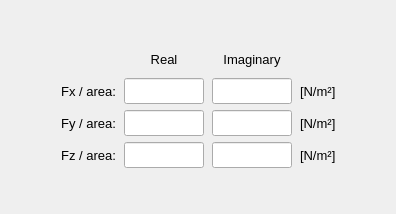
           <widget class="QWidget" name="tab_constant_data">
            <attribute name="title">
             <string>Constant data</string>
            </attribute>
            <layout class="QGridLayout" name="gridLayout_12">
             <property name="leftMargin">
              <number>2</number>
             </property>
             <property name="topMargin">
              <number>2</number>
             </property>
             <property name="rightMargin">
              <number>2</number>
             </property>
             <property name="bottomMargin">
              <number>2</number>
             </property>
             <property name="spacing">
              <number>2</number>
             </property>
             <item row="3" column="0">
              <spacer name="verticalSpacer_2">
               <property name="orientation">
                <enum>Qt::Vertical</enum>
               </property>
               <property name="sizeHint" stdset="0">
                <size>
                 <width>20</width>
                 <height>40</height>
                </size>
               </property>
              </spacer>
             </item>
             <item row="0" column="0">
              <spacer name="verticalSpacer">
               <property name="orientation">
                <enum>Qt::Vertical</enum>
               </property>
               <property name="sizeHint" stdset="0">
                <size>
                 <width>20</width>
                 <height>40</height>
                </size>
               </property>
              </spacer>
             </item>
             <item row="1" column="0">
              <widget class="QFrame" name="frame_8">
               <property name="minimumSize">
                <size>
                 <width>340</width>
                 <height>0</height>
                </size>
               </property>
               <property name="maximumSize">
                <size>
                 <width>16777215</width>
                 <height>320</height>
                </size>
               </property>
               <property name="font">
                <font>
                 <pointsize>11</pointsize>
                </font>
               </property>
               <property name="frameShape">
                <enum>QFrame::NoFrame</enum>
               </property>
               <property name="frameShadow">
                <enum>QFrame::Raised</enum>
               </property>
               <layout class="QGridLayout" name="gridLayout">
                <property name="leftMargin">
                 <number>4</number>
                </property>
                <property name="topMargin">
                 <number>4</number>
                </property>
                <property name="rightMargin">
                 <number>4</number>
                </property>
                <property name="bottomMargin">
                 <number>4</number>
                </property>
                <property name="horizontalSpacing">
                 <number>8</number>
                </property>
                <property name="verticalSpacing">
                 <number>6</number>
                </property>
                <item row="3" column="2">
                 <widget class="QLineEdit" name="lineEdit_real_Fx">
                  <property name="minimumSize">
                   <size>
                    <width>80</width>
                    <height>26</height>
                   </size>
                  </property>
                  <property name="maximumSize">
                   <size>
                    <width>80</width>
                    <height>26</height>
                   </size>
                  </property>
                  <property name="font">
                   <font>
                    <family>MS Shell Dlg 2</family>
                    <pointsize>10</pointsize>
                    <weight>50</weight>
                    <italic>false</italic>
                    <bold>false</bold>
                   </font>
                  </property>
                  <property name="styleSheet">
                   <string notr="true"/>
                  </property>
                  <property name="text">
                   <string/>
                  </property>
                  <property name="alignment">
                   <set>Qt::AlignCenter</set>
                  </property>
                 </widget>
                </item>
                <item row="3" column="3">
                 <widget class="QLineEdit" name="lineEdit_imag_Fx">
                  <property name="minimumSize">
                   <size>
                    <width>80</width>
                    <height>26</height>
                   </size>
                  </property>
                  <property name="maximumSize">
                   <size>
                    <width>80</width>
                    <height>26</height>
                   </size>
                  </property>
                  <property name="font">
                   <font>
                    <family>MS Shell Dlg 2</family>
                    <pointsize>10</pointsize>
                    <weight>50</weight>
                    <italic>false</italic>
                    <bold>false</bold>
                   </font>
                  </property>
                  <property name="styleSheet">
                   <string notr="true"/>
                  </property>
                  <property name="alignment">
                   <set>Qt::AlignCenter</set>
                  </property>
                 </widget>
                </item>
                <item row="2" column="3">
                 <widget class="QLabel" name="label_20">
                  <property name="minimumSize">
                   <size>
                    <width>80</width>
                    <height>26</height>
                   </size>
                  </property>
                  <property name="maximumSize">
                   <size>
                    <width>80</width>
                    <height>26</height>
                   </size>
                  </property>
                  <property name="font">
                   <font>
                    <family>MS Shell Dlg 2</family>
                    <pointsize>10</pointsize>
                    <weight>50</weight>
                    <italic>false</italic>
                    <bold>false</bold>
                   </font>
                  </property>
                  <property name="text">
                   <string>Imaginary</string>
                  </property>
                  <property name="alignment">
                   <set>Qt::AlignCenter</set>
                  </property>
                 </widget>
                </item>
                <item row="2" column="2">
                 <widget class="QLabel" name="label_4">
                  <property name="minimumSize">
                   <size>
                    <width>80</width>
                    <height>26</height>
                   </size>
                  </property>
                  <property name="maximumSize">
                   <size>
                    <width>80</width>
                    <height>26</height>
                   </size>
                  </property>
                  <property name="font">
                   <font>
                    <family>MS Shell Dlg 2</family>
                    <pointsize>10</pointsize>
                    <weight>50</weight>
                    <italic>false</italic>
                    <bold>false</bold>
                   </font>
                  </property>
                  <property name="text">
                   <string>Real</string>
                  </property>
                  <property name="alignment">
                   <set>Qt::AlignCenter</set>
                  </property>
                 </widget>
                </item>
                <item row="3" column="1">
                 <widget class="QLabel" name="label_constant_Fx">
                  <property name="minimumSize">
                   <size>
                    <width>70</width>
                    <height>26</height>
                   </size>
                  </property>
                  <property name="maximumSize">
                   <size>
                    <width>100</width>
                    <height>26</height>
                   </size>
                  </property>
                  <property name="font">
                   <font>
                    <family>MS Shell Dlg 2</family>
                    <pointsize>10</pointsize>
                    <weight>50</weight>
                    <italic>false</italic>
                    <bold>false</bold>
                   </font>
                  </property>
                  <property name="text">
                   <string>Fx / area:</string>
                  </property>
                  <property name="alignment">
                   <set>Qt::AlignRight|Qt::AlignTrailing|Qt::AlignVCenter</set>
                  </property>
                 </widget>
                </item>
                <item row="3" column="4">
                 <widget class="QLabel" name="label_unit_Fx">
                  <property name="minimumSize">
                   <size>
                    <width>50</width>
                    <height>26</height>
                   </size>
                  </property>
                  <property name="maximumSize">
                   <size>
                    <width>50</width>
                    <height>26</height>
                   </size>
                  </property>
                  <property name="font">
                   <font>
                    <family>MS Shell Dlg 2</family>
                    <pointsize>10</pointsize>
                    <weight>50</weight>
                    <italic>false</italic>
                    <bold>false</bold>
                   </font>
                  </property>
                  <property name="text">
                   <string>[N/m²]</string>
                  </property>
                  <property name="alignment">
                   <set>Qt::AlignLeading|Qt::AlignLeft|Qt::AlignVCenter</set>
                  </property>
                 </widget>
                </item>
                <item row="3" column="5">
                 <spacer name="horizontalSpacer">
                  <property name="orientation">
                   <enum>Qt::Horizontal</enum>
                  </property>
                  <property name="sizeHint" stdset="0">
                   <size>
                    <width>40</width>
                    <height>20</height>
                   </size>
                  </property>
                 </spacer>
                </item>
                <item row="3" column="0">
                 <spacer name="horizontalSpacer_2">
                  <property name="orientation">
                   <enum>Qt::Horizontal</enum>
                  </property>
                  <property name="sizeHint" stdset="0">
                   <size>
                    <width>40</width>
                    <height>20</height>
                   </size>
                  </property>
                 </spacer>
                </item>
                <item row="4" column="2">
                 <widget class="QLineEdit" name="lineEdit_real_Fy">
                  <property name="minimumSize">
                   <size>
                    <width>80</width>
                    <height>26</height>
                   </size>
                  </property>
                  <property name="maximumSize">
                   <size>
                    <width>80</width>
                    <height>26</height>
                   </size>
                  </property>
                  <property name="font">
                   <font>
                    <family>MS Shell Dlg 2</family>
                    <pointsize>10</pointsize>
                    <weight>50</weight>
                    <italic>false</italic>
                    <bold>false</bold>
                   </font>
                  </property>
                  <property name="styleSheet">
                   <string notr="true"/>
                  </property>
                  <property name="text">
                   <string/>
                  </property>
                  <property name="alignment">
                   <set>Qt::AlignCenter</set>
                  </property>
                 </widget>
                </item>
                <item row="4" column="4">
                 <widget class="QLabel" name="label_unit_Fy">
                  <property name="minimumSize">
                   <size>
                    <width>50</width>
                    <height>26</height>
                   </size>
                  </property>
                  <property name="maximumSize">
                   <size>
                    <width>50</width>
                    <height>26</height>
                   </size>
                  </property>
                  <property name="font">
                   <font>
                    <family>MS Shell Dlg 2</family>
                    <pointsize>10</pointsize>
                    <weight>50</weight>
                    <italic>false</italic>
                    <bold>false</bold>
                   </font>
                  </property>
                  <property name="text">
                   <string>[N/m²]</string>
                  </property>
                  <property name="alignment">
                   <set>Qt::AlignLeading|Qt::AlignLeft|Qt::AlignVCenter</set>
                  </property>
                 </widget>
                </item>
                <item row="4" column="3">
                 <widget class="QLineEdit" name="lineEdit_imag_Fy">
                  <property name="minimumSize">
                   <size>
                    <width>80</width>
                    <height>26</height>
                   </size>
                  </property>
                  <property name="maximumSize">
                   <size>
                    <width>80</width>
                    <height>26</height>
                   </size>
                  </property>
                  <property name="font">
                   <font>
                    <family>MS Shell Dlg 2</family>
                    <pointsize>10</pointsize>
                    <weight>50</weight>
                    <italic>false</italic>
                    <bold>false</bold>
                   </font>
                  </property>
                  <property name="styleSheet">
                   <string notr="true"/>
                  </property>
                  <property name="alignment">
                   <set>Qt::AlignCenter</set>
                  </property>
                 </widget>
                </item>
                <item row="5" column="2">
                 <widget class="QLineEdit" name="lineEdit_real_Fz">
                  <property name="minimumSize">
                   <size>
                    <width>80</width>
                    <height>26</height>
                   </size>
                  </property>
                  <property name="maximumSize">
                   <size>
                    <width>80</width>
                    <height>26</height>
                   </size>
                  </property>
                  <property name="font">
                   <font>
                    <family>MS Shell Dlg 2</family>
                    <pointsize>10</pointsize>
                    <weight>50</weight>
                    <italic>false</italic>
                    <bold>false</bold>
                   </font>
                  </property>
                  <property name="styleSheet">
                   <string notr="true"/>
                  </property>
                  <property name="text">
                   <string/>
                  </property>
                  <property name="alignment">
                   <set>Qt::AlignCenter</set>
                  </property>
                 </widget>
                </item>
                <item row="5" column="3">
                 <widget class="QLineEdit" name="lineEdit_imag_Fz">
                  <property name="minimumSize">
                   <size>
                    <width>80</width>
                    <height>26</height>
                   </size>
                  </property>
                  <property name="maximumSize">
                   <size>
                    <width>80</width>
                    <height>26</height>
                   </size>
                  </property>
                  <property name="font">
                   <font>
                    <family>MS Shell Dlg 2</family>
                    <pointsize>10</pointsize>
                    <weight>50</weight>
                    <italic>false</italic>
                    <bold>false</bold>
                   </font>
                  </property>
                  <property name="styleSheet">
                   <string notr="true"/>
                  </property>
                  <property name="alignment">
                   <set>Qt::AlignCenter</set>
                  </property>
                 </widget>
                </item>
                <item row="5" column="4">
                 <widget class="QLabel" name="label_unit_Fz">
                  <property name="minimumSize">
                   <size>
                    <width>50</width>
                    <height>26</height>
                   </size>
                  </property>
                  <property name="maximumSize">
                   <size>
                    <width>50</width>
                    <height>26</height>
                   </size>
                  </property>
                  <property name="font">
                   <font>
                    <family>MS Shell Dlg 2</family>
                    <pointsize>10</pointsize>
                    <weight>50</weight>
                    <italic>false</italic>
                    <bold>false</bold>
                   </font>
                  </property>
                  <property name="text">
                   <string>[N/m²]</string>
                  </property>
                  <property name="alignment">
                   <set>Qt::AlignLeading|Qt::AlignLeft|Qt::AlignVCenter</set>
                  </property>
                 </widget>
                </item>
                <item row="4" column="1">
                 <widget class="QLabel" name="label_constant_Fy">
                  <property name="minimumSize">
                   <size>
                    <width>70</width>
                    <height>26</height>
                   </size>
                  </property>
                  <property name="maximumSize">
                   <size>
                    <width>100</width>
                    <height>26</height>
                   </size>
                  </property>
                  <property name="font">
                   <font>
                    <family>MS Shell Dlg 2</family>
                    <pointsize>10</pointsize>
                    <weight>50</weight>
                    <italic>false</italic>
                    <bold>false</bold>
                   </font>
                  </property>
                  <property name="text">
                   <string>Fy / area:</string>
                  </property>
                  <property name="alignment">
                   <set>Qt::AlignRight|Qt::AlignTrailing|Qt::AlignVCenter</set>
                  </property>
                 </widget>
                </item>
                <item row="5" column="1">
                 <widget class="QLabel" name="label_constant_Fz">
                  <property name="minimumSize">
                   <size>
                    <width>70</width>
                    <height>26</height>
                   </size>
                  </property>
                  <property name="maximumSize">
                   <size>
                    <width>100</width>
                    <height>26</height>
                   </size>
                  </property>
                  <property name="font">
                   <font>
                    <family>MS Shell Dlg 2</family>
                    <pointsize>10</pointsize>
                    <weight>50</weight>
                    <italic>false</italic>
                    <bold>false</bold>
                   </font>
                  </property>
                  <property name="text">
                   <string>Fz / area:</string>
                  </property>
                  <property name="alignment">
                   <set>Qt::AlignRight|Qt::AlignTrailing|Qt::AlignVCenter</set>
                  </property>
                 </widget>
                </item>
               </layout>
              </widget>
             </item>
            </layout>
           </widget>
